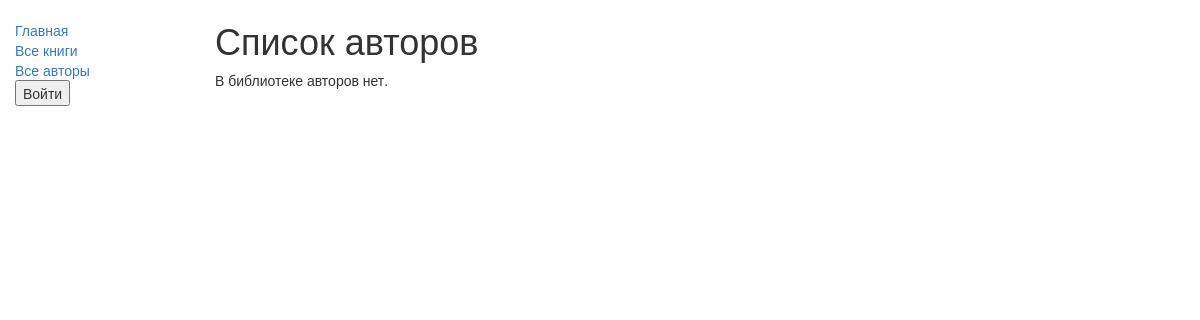
The app's page /catalog/authors/, older data.
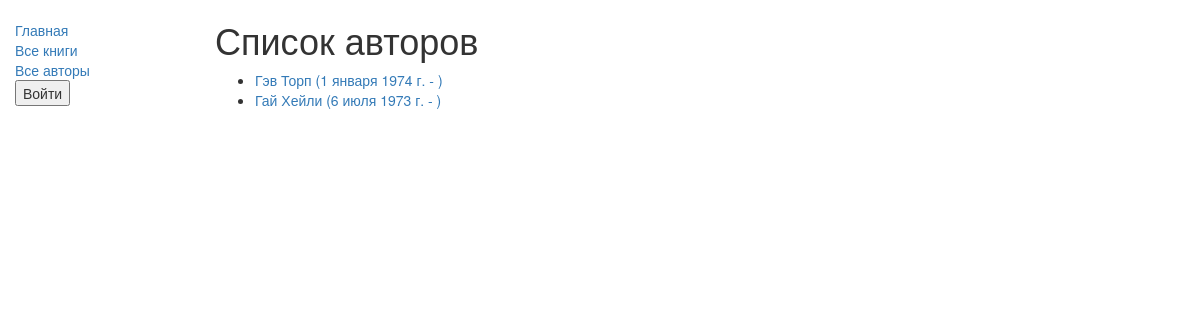
The same page, newer data.
### catalog/models.py (models this page shows, shortened)
class Author(models.Model):
    first_name = models.CharField(max_length=100)
    last_name = models.CharField(max_length=100)
    date_of_birth = models.DateField(null=True, blank=True)
    date_of_death = models.DateField('Died', null=True, blank=True)
    def get_absolute_url(self):
        return reverse('author-detail', args=[str(self.id)])

### catalog/views.py (the view)
class AuthorListView(generic.ListView):
    model = Author

### catalog/templates/catalog/author_list.html
{% extends "base_generic.html" %}
{% block content %}
    <h1>Список авторов</h1>
    {% if author_list %}
    <ul>
      {% for author in author_list %}
      <li>
        <a href="{{ author.get_absolute_url }}">{{ author.first_name }} {{author.last_name}} ({{author.date_of_birth}} - )</a>
      </li>
      {% endfor %}
    </ul>
    {% else %}
      <p>В библиотеке авторов нет.</p>
    {% endif %}
{% endblock %}

### catalog/templates/base_generic.html (shortened to what this page needs)
<!doctype html>
<html lang="en">
<head>
    <link
            rel="stylesheet"
            href="https://maxcdn.bootstrapcdn.com/bootstrap/3.3.7/css/bootstrap.min.css"/>
    {% load static %}
    <link rel="stylesheet" href="{% static 'css/styles.css' %}"/>
</head>
<body>
<div class="container-fluid">
    <div class="row">
        <div class="col-sm-2">
            {% block sidebar %}
            <ul class="sidebar-nav">
                <li><a href="{% url 'index' %}">Главная</a></li>
                <li><a href="{% url 'books' %}">Все книги</a></li>
                <li><a href="{% url 'authors' %}">Все авторы</a></li>
                {% if user.is_authenticated %}
                <li>Пользователь: {{ user.get_username }}</li>
                <li>
                    <form action="{% url 'logout'%}?next={{request.path}}" method="post">
                        {% csrf_token %}
                        <button class="dropdown-item" type="submit">Выйти</button>
                    </form>
                </li>
                <br> {% else %}
                <form action="{% url 'login' %}" method="post"> {% csrf_token %}
                    <button class="dropdown-item" type="submit">Войти</button>
                </form>
                {% endif %}
            </ul>
            {% endblock %}
        </div>
        <div class="col-sm-10 ">{% block content %}{% endblock %}</div>
    </div>
</div>
</body>
</html>

### catalog/static/css/styles.css (style rules this page uses)
.sidebar-nav { margin-top: 20px; padding: 0; list-style: none; }

Row changes from the older to the newer data that the page shows:
added Author: first_name "Гэв", last_name "Торп", date_of_birth "1 января 1974 г."
added Author: first_name "Гай", last_name "Хейли", date_of_birth "6 июля 1973 г."
Text that changed along with them:
text no longer shown: "В библиотеке авторов нет."
